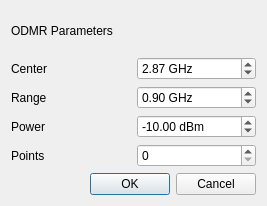
<?xml version="1.0" encoding="UTF-8"?>
<ui version="4.0">
 <class>Dialog</class>
 <widget class="QDialog" name="Dialog">
  <property name="geometry">
   <rect>
    <x>0</x>
    <y>0</y>
    <width>267</width>
    <height>206</height>
   </rect>
  </property>
  <property name="windowTitle">
   <string>Dialog</string>
  </property>
  <layout class="QVBoxLayout" name="verticalLayout_2">
   <item>
    <layout class="QVBoxLayout" name="main_layout" stretch="1,1,1,1,1">
     <item>
      <widget class="QLabel" name="heading">
       <property name="text">
        <string>ODMR Parameters</string>
       </property>
      </widget>
     </item>
     <item>
      <layout class="QHBoxLayout" name="center_layout">
       <item>
        <widget class="QLabel" name="center_label">
         <property name="text">
          <string>Center</string>
         </property>
        </widget>
       </item>
       <item>
        <widget class="QDoubleSpinBox" name="center_spinbox">
         <property name="suffix">
          <string> GHz</string>
         </property>
         <property name="maximum">
          <double>100000000000000000.000000000000000</double>
         </property>
         <property name="singleStep">
          <double>0.010000000000000</double>
         </property>
         <property name="value">
          <double>2.870000000000000</double>
         </property>
        </widget>
       </item>
      </layout>
     </item>
     <item>
      <layout class="QHBoxLayout" name="range_layout">
       <item>
        <widget class="QLabel" name="range_label">
         <property name="text">
          <string>Range</string>
         </property>
        </widget>
       </item>
       <item>
        <widget class="QDoubleSpinBox" name="range_spinbox">
         <property name="suffix">
          <string> GHz</string>
         </property>
         <property name="maximum">
          <double>10000000000000000.000000000000000</double>
         </property>
         <property name="singleStep">
          <double>0.010000000000000</double>
         </property>
         <property name="value">
          <double>0.900000000000000</double>
         </property>
        </widget>
       </item>
      </layout>
     </item>
     <item>
      <layout class="QHBoxLayout" name="power_layout">
       <item>
        <widget class="QLabel" name="power_label">
         <property name="text">
          <string>Power</string>
         </property>
        </widget>
       </item>
       <item>
        <widget class="QDoubleSpinBox" name="power_spinbox">
         <property name="suffix">
          <string> dBm</string>
         </property>
         <property name="minimum">
          <double>-99999999999999.000000000000000</double>
         </property>
         <property name="maximum">
          <double>0.000000000000000</double>
         </property>
         <property name="singleStep">
          <double>0.100000000000000</double>
         </property>
         <property name="value">
          <double>-10.000000000000000</double>
         </property>
        </widget>
       </item>
      </layout>
     </item>
     <item>
      <layout class="QHBoxLayout" name="points_layout">
       <item>
        <widget class="QLabel" name="points_label">
         <property name="text">
          <string>Points</string>
         </property>
        </widget>
       </item>
       <item>
        <widget class="QSpinBox" name="points_spinbox">
         <property name="maximum">
          <number>999999999</number>
         </property>
         <property name="singleStep">
          <number>50</number>
         </property>
        </widget>
       </item>
      </layout>
     </item>
    </layout>
   </item>
   <item>
    <widget class="QDialogButtonBox" name="set_odmr_buttonbox">
     <property name="orientation">
      <enum>Qt::Horizontal</enum>
     </property>
     <property name="standardButtons">
      <set>QDialogButtonBox::Cancel|QDialogButtonBox::Ok</set>
     </property>
    </widget>
   </item>
  </layout>
 </widget>
 <resources/>
 <connections>
  <connection>
   <sender>set_odmr_buttonbox</sender>
   <signal>accepted()</signal>
   <receiver>Dialog</receiver>
   <slot>accept()</slot>
   <hints>
    <hint type="sourcelabel">
     <x>248</x>
     <y>254</y>
    </hint>
    <hint type="destinationlabel">
     <x>157</x>
     <y>274</y>
    </hint>
   </hints>
  </connection>
  <connection>
   <sender>set_odmr_buttonbox</sender>
   <signal>rejected()</signal>
   <receiver>Dialog</receiver>
   <slot>reject()</slot>
   <hints>
    <hint type="sourcelabel">
     <x>316</x>
     <y>260</y>
    </hint>
    <hint type="destinationlabel">
     <x>286</x>
     <y>274</y>
    </hint>
   </hints>
  </connection>
 </connections>
</ui>
